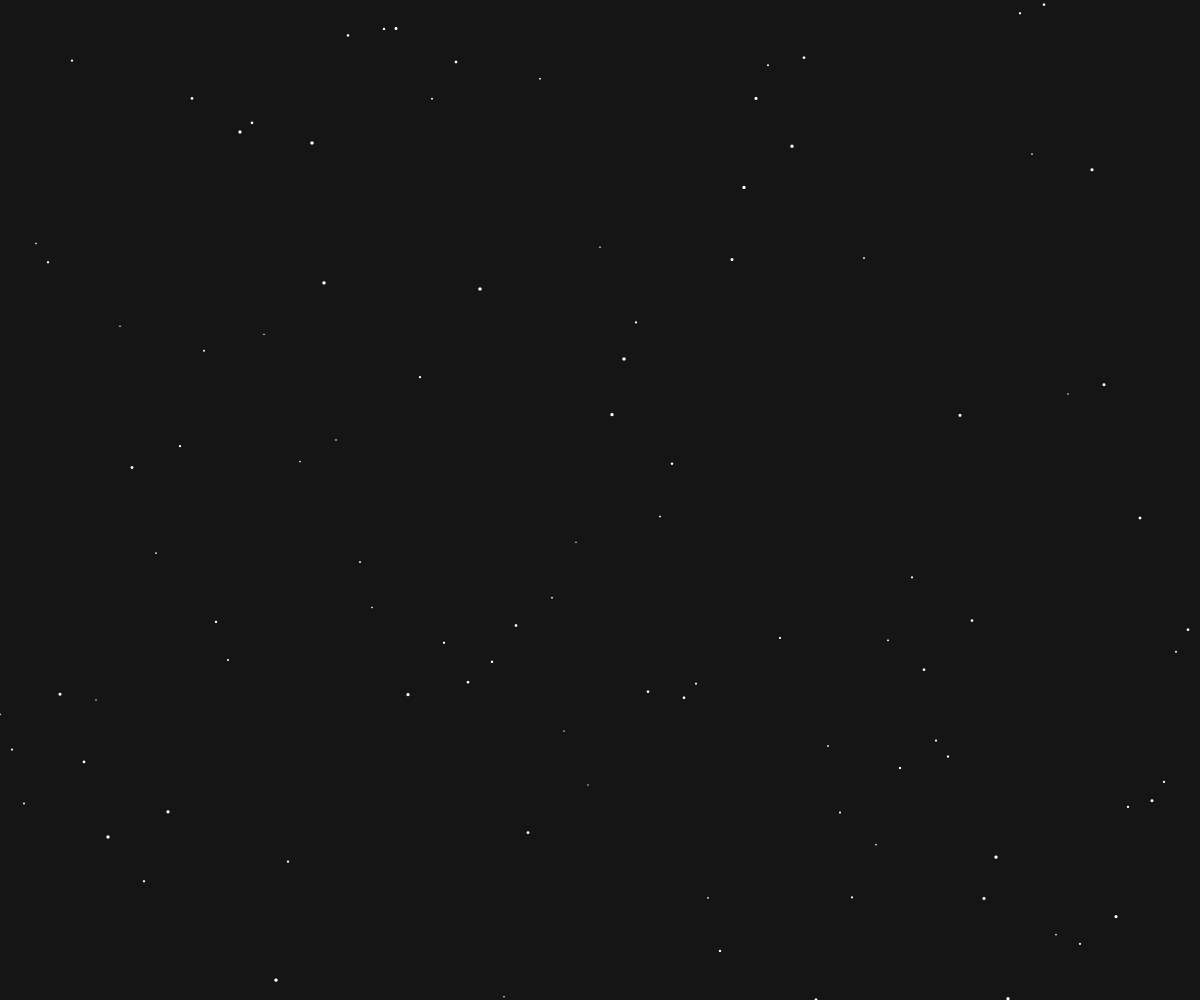
Frame 1 (no input)
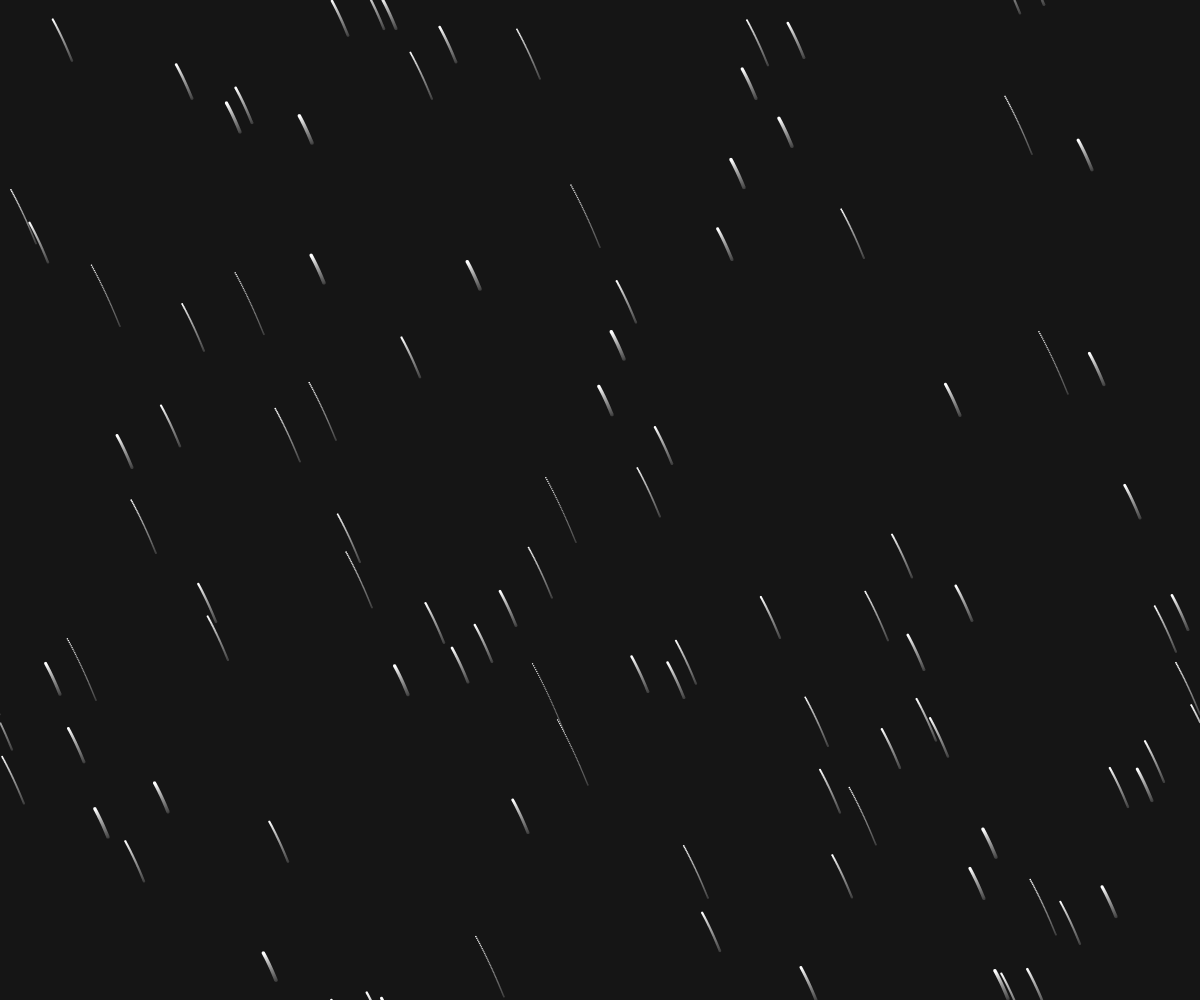
Frame 60 (no input)
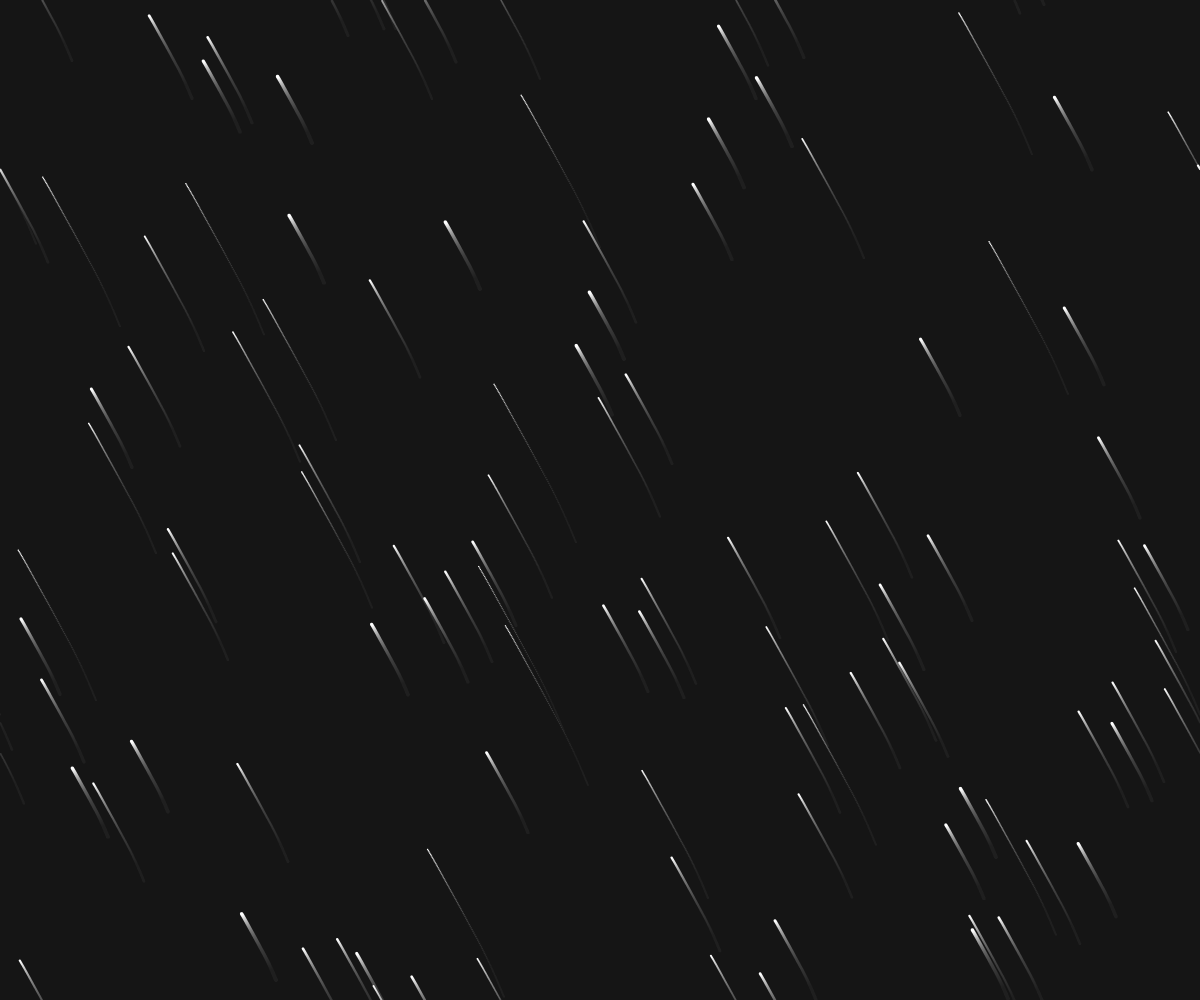
Frame 120 (the mouse pressed at the canvas centre since frame 60)

The p5.js sketch that drew these frames (run headless with seeded random() and noise() and a simulated clock; from frame 60 on, the mouse is pressed at the canvas centre):

// p5.js sketch
// ── sketch.js
var particles = [];
var particleCount = 100;
var air;
var gravity;
var wind;

function setup(){
  createCanvas(windowWidth, windowHeight);
  pixelDensity(2);
  background(21);

  // Add particles to array
  for (var i = 0; i < particleCount; i++) {
    particles[i] = new Particle(width / particleCount * i, random(height), random(20, 50));
  }
  
  // Initialise forces
  gravity = new Gravity(1);
  air = new Air(0.0005);
  wind = new Wind(0.5);
}

function draw(){
  blendMode(MULTIPLY);
  background('rgba(31, 31, 31, .03)');
  blendMode(NORMAL);
  noStroke();
  // each particle
  particles.map(function(part){
    // apply forces
    part.applyForce(gravity.calculateForce(part));
    part.applyForce(air.calculateForce(part));
    part.applyForce(wind.calculateForce(part));
    // update particle
    part.update();
    part.edges();
    part.display();
  });
  // update forces
  wind.update();
  gravity.rotate();
}

function windowResized() {
  resizeCanvas(windowWidth, windowHeight);
  background(21);
}

// ── air.js
var Air = function(c){

  this.c = c;

  this.calculateForce = function(part){
    // Magnitude is coefficient * speed squared
    var speed = part.vel.mag();
    var dragMagnitude = this.c * speed * speed;

    // Direction is the inverse of velocity
    var dragForce = part.vel.copy();
    dragForce.mult(-1);

    dragForce.setMag(dragMagnitude);
    // Scale the drag relative to particle mass
    dragForce.mult(part.mass * part.mass);
    return dragForce;
  };

};

// ── gravity.js
var Gravity = function(c){

  this.c = c;

  this.direction = createVector(0, this.c);
  this.center = createVector(width/2, height/2);

  this.calculateForce = function(part){
    // gravity relative to particle mass
    var force = this.direction.mult(part.mass * part.mass);
    force.setMag(this.c);
    return force;
  };

  this.rotate = function(){
    // rotate based on mouse pos relative to center of canvas
    var mousePos = createVector(mouseX, mouseY);
    this.direction = mousePos.sub(this.center);
  };

};

// ── particle.js
function Particle(x, y, mass){
  this.pos = createVector(x, y);
  this.vel = createVector(0, 0);
  this.acc = createVector(0, 0);
  this.mass = mass;

  // method to be influenced by external force
  this.applyForce = function(force){
    // do not affect original force value
    var f = force.copy();
    // F = m * a
    f.div(this.mass);
    this.acc.add(f);
  };

  this.update = function(){
    this.vel.add(this.acc);
    this.pos.add(this.vel);

    // reset acc for next force calculation
    this.acc.set(0, 0);
  };

  this.display = function(){
    fill(255);
    // scale size by mass
    ellipse(this.pos.x, this.pos.y, mass/15, mass/15);
  };

  this.edges = function() {
    // keep in canvas
    if(this.pos.y > height){
      this.pos.y = 0;
    }
    if(this.pos.x > width){
      this.pos.x = 0;
    }
    if(this.pos.y < 0){
      this.pos.y = height;
    }
    if(this.pos.x < 0){
      this.pos.x = width;
    }
  };
}

// ── wind.js
var Wind = function(c){

  // initialise Perlin offset
  this.xoff = 0;
  this.c = c;
  this.direction = createVector(0,0);

  this.calculateForce = function(part){
    // force relative to particle mass
    var force = this.direction.mult(part.mass * part.mass);
    force.setMag(this.c);
    return force;
  };

  this.update = function(){
    // create new vector from Perlin Noise
    this.direction = createVector(
      map(noise(this.xoff), 0, 1, -1, 1),
      map(noise(this.xoff + 7), 0, 1, -1, 1)
    );
    // scale by coefficient
    this.direction.mult(this.c);
    // increment Perlin offset
    this.xoff += 0.005;
  };

};
